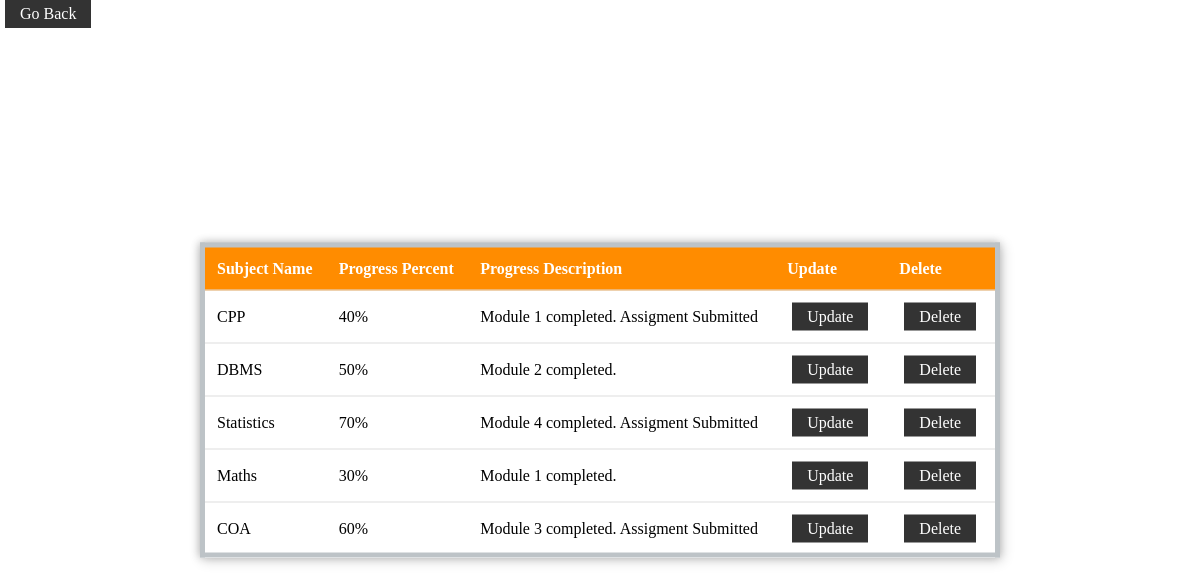
The app's page /admin/progress/viewprogress.php (signed in) with its own data.
### tables this page shows
CREATE TABLE `progress_` (
  `progress_id` int(255) NOT NULL,
  `subject_name` varchar(255) NOT NULL,
  `progress_percent` varchar(255) NOT NULL,
  `progress_desc` varchar(255) NOT NULL
);

### admin/progress/viewprogress.php (the view, shortened to what this page needs)
<?php
@include 'config.php';
?>
<!DOCTYPE html>
<html lang="en">
<head>
   <link rel="stylesheet" href="css/style.css">
</head>
<body>
      <?php
      $sql = "SELECT * FROM progress_";
      if ($res = mysqli_query($conn, $sql)) {
      if (mysqli_num_rows($res) > 0) {
      echo "<table>";
      echo "<tr id='header'>";
      echo "<th>Subject Name</th>";
      echo "<th>Progress Percent</th>";
      echo "<th>Progress Description</th>";
      echo "<th>Update</th>";
      echo "<th>Delete</th>";
      echo "</tr>";
      while ($row = mysqli_fetch_array($res)) {
      echo "<tr>";
      echo "<td>".$row['subject_name']."</td>";
      echo "<td>".$row['progress_percent']."</td>";
      echo "<td>".$row['progress_desc']."</td>";
      echo "<td><a href='updateprogress.php?rn=$row[subject_name]&fn=$row[progress_desc]&cn=$row[progress_percent]' class='btn'>Update</a></td>";
      echo "<td><a href='deleteprogress.php?rn=$row[subject_name]&cn=$row[progress_id]' onclick='return checkdelete()' class='btn'>Delete</a></td>";
      echo "</tr>";
      }
      echo "<tr>";
      echo "<a href='../admin_page.php' class='btn'>Go Back</a>";
      echo "</tr>";
      echo "</table>";
      }
      else {
      echo "No matching records are found.";
      }
      }
      ?>
</body>
</html>

### admin/progress/css/style.css (style rules this page uses)
* { margin:0; padding:0; box-sizing: border-box; outline: none; border:none; text-decoration: none; background-image: #333; }

### admin/progress/viewprogress.php (style rules this page uses)
table { position: absolute; left: 50%; top: 50%; transform: translate(-50%, -50%); border-collapse: collapse; width: 800px; height: 200px; border: 5px solid #bdc3c7; box-shadow: 2px 2px 12px rgba(0, 0, 0, 0.2), -1px -1px 8px rgba(0, 0, 0, 0.2); }
tr { transition: all .2s ease-in; cursor: pointer; }
th, td { padding: 12px; text-align: left; border-bottom: 1px solid #ddd; }
#header { background-color: darkorange; color: #fff; }
.btn { display: inline-block; padding:5px 15px; background: #333; color:#fff; margin:0 5px; text-transform: capitalize; }

### records on screen
progress_: subject_name "CPP", progress_percent "40%", progress_desc "Module 1 completed. Assigment Submitted"
progress_: subject_name "DBMS", progress_percent "50%", progress_desc "Module 2 completed."
progress_: subject_name "Statistics", progress_percent "70%", progress_desc "Module 4 completed. Assigment Submitted"
progress_: subject_name "Maths", progress_percent "30%", progress_desc "Module 1 completed."
progress_: subject_name "COA", progress_percent "60%", progress_desc "Module 3 completed. Assigment Submitted"
